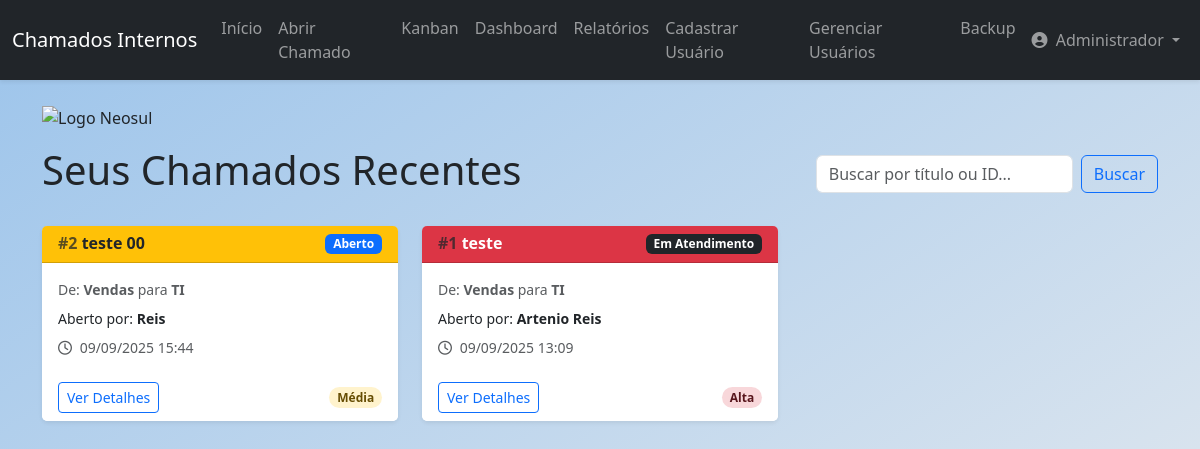
The page /home (signed in) on the database as committed earlier.
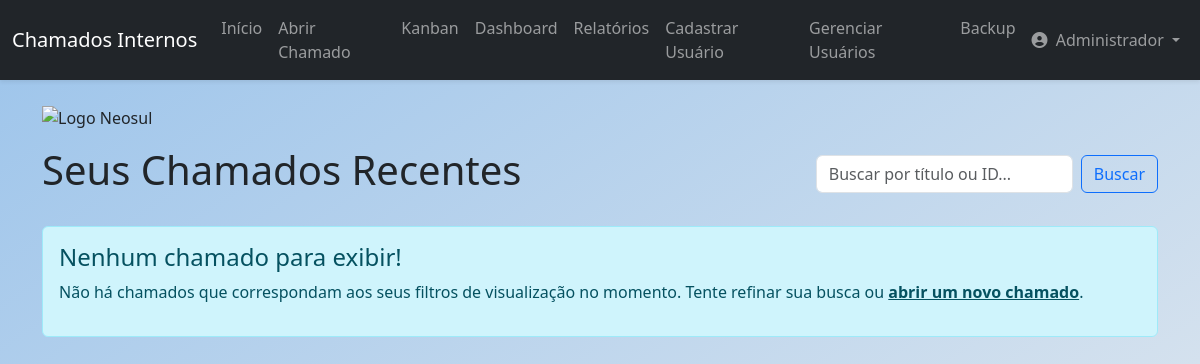
The same page on the database as committed later.
### app/models.py (models this page shows, shortened)
class Ticket(db.Model):
    id = db.Column(db.Integer, primary_key=True)
    title = db.Column(db.String(150), nullable=False)
    description = db.Column(db.Text, nullable=False)
    user_id = db.Column(db.Integer, db.ForeignKey('user.id'), nullable=False)
    origin_sector = db.Column(db.String(50), nullable=False)
    target_sector = db.Column(db.String(50), nullable=False)
    priority = db.Column(db.String(20), nullable=False, default='baixa')
    status = db.Column(db.String(20), nullable=False, default='Aberto')
    created_at = db.Column(db.DateTime, default=datetime.utcnow)
    updated_at = db.Column(db.DateTime, default=datetime.utcnow, onupdate=datetime.utcnow)
    closed_at = db.Column(db.DateTime, nullable=True, default=None)
    attachment_filename = db.Column(db.String(100), nullable=True)
    assigned_to = db.Column(db.Integer, db.ForeignKey('user.id'), nullable=True)
    comments = db.relationship('Comment', backref='ticket', lazy=True, cascade="all, delete-orphan")
    history = db.relationship('TicketHistory', backref='ticket', lazy=True, cascade="all, delete-orphan")

class User(db.Model, UserMixin):
    id = db.Column(db.Integer, primary_key=True)
    name = db.Column(db.String(100), nullable=False)
    email = db.Column(db.String(120), unique=True, nullable=False)
    sector = db.Column(db.String(50), nullable=False)
    password = db.Column(db.String(128), nullable=False)
    access_level = db.Column(db.String(20), nullable=False, default='colaborador')
    is_active = db.Column(db.Boolean, nullable=False, default=True)
    created_at = db.Column(db.DateTime, default=datetime.utcnow)
    tickets_created = db.relationship('Ticket', backref='author', lazy=True, foreign_keys='Ticket.user_id')
    tickets_assigned = db.relationship('Ticket', backref='assignee_user', lazy=True, foreign_keys='Ticket.assigned_to')
    comments = db.relationship('Comment', backref='comment_author', lazy=True)

### app/routes.py (the view)
@main.route('/')
@main.route('/home')
@login_required
def home():
    session.pop('last_check_time', None)
    query_param = request.args.get('q', '', type=str)
    if current_user.access_level == 'administrador':
        base_query = Ticket.query
    elif current_user.access_level == 'tecnico':
        base_query = Ticket.query.filter(or_(Ticket.target_sector == current_user.sector, Ticket.origin_sector == current_user.sector, Ticket.assigned_to == current_user.id))
    else:
        base_query = Ticket.query.filter_by(user_id=current_user.id)
    if query_param:
        search_term = f"%{query_param}%"
        base_query = base_query.filter(or_(Ticket.title.ilike(search_term), cast(Ticket.id, String).ilike(search_term)))
    else:
        base_query = base_query.filter(not_(Ticket.status.in_(['Resolvido', 'Fechado'])))
    tickets = base_query.order_by(Ticket.created_at.desc()).all()
    return render_template('index.html', title='Início', tickets=tickets)

### app/__init__.py (called while the page is built)
def format_datetime_local(value, format='%d/%m/%Y %H:%M'):
    if value is None:
        return ""
    utc_tz = pytz.utc
    local_tz = pytz.timezone('America/Sao_Paulo') # Você pode mudar para seu fuso horário
    utc_dt = utc_tz.localize(value)
    local_dt = utc_dt.astimezone(local_tz)
    return local_dt.strftime(format)

@login_manager.user_loader
def load_user(user_id):
    from app.models import User
    return User.query.get(int(user_id))

### app/templates/index.html (shortened to what this page needs)
{% extends "base.html" %}
{% block content %}
<div class="row mt-4">
    <div class="col-12 mb-3">
        <img src="https://neosul.com.br/clientes/1/img/logo.png" alt="Logo Neosul" style="max-width: 250px; height: auto;">
    </div>
</div>
    <div class="d-flex flex-wrap justify-content-between align-items-center mb-4 gap-3">
        <h1>Seus Chamados Recentes</h1>
        <form method="GET" action="{{ url_for('main.home') }}" class="d-flex" style="min-width: 300px;">
            <input class="form-control me-2" type="search" name="q" placeholder="Buscar por título ou ID..." value="{{ request.args.get('q', '') }}" aria-label="Buscar">
            <button class="btn btn-outline-primary" type="submit">Buscar</button>
        </form>
    </div>
    {% if tickets %}
        <div class="row">
            {% for ticket in tickets %}
                <div class="col-lg-4 col-md-6 mb-4">
                    {% include 'components/ticket_card.html' %}
                </div>
            {% endfor %}
        </div>
    {% else %}
        <div class="alert alert-info mt-4" role="alert">
            <h4 class="alert-heading">
                {% if request.args.get('q') %}
                    Nenhum resultado encontrado para "{{ request.args.get('q') }}"
                {% else %}
                    Nenhum chamado para exibir!
                {% endif %}
            </h4>
            <p>Não há chamados que correspondam aos seus filtros de visualização no momento. Tente refinar sua busca ou <a href="{{ url_for('main.create_ticket') }}" class="alert-link">abrir um novo chamado</a>.</p>
        </div>
    {% endif %}
{% endblock content %}

### app/templates/components/ticket_card.html (shortened to what this page needs)
<div class="card shadow-sm h-100">
    <div class="card-header d-flex justify-content-between align-items-center
        {% if ticket.priority == 'alta' %} bg-danger text-white
        {% elif ticket.priority == 'media' %} bg-warning text-dark
        {% else %} bg-light border-info
        {% endif %}">
        <h6 class="mb-0 fw-bold">
            <span class="text-muted">#{{ ticket.id }}</span> {{ ticket.title }}
        </h6>
        <span class="badge
            {% if ticket.status == 'Aberto' %} bg-primary
            {% elif ticket.status == 'Em Atendimento' %} bg-dark
            {% elif ticket.status == 'Resolvido' %} bg-success
            {% else %} bg-secondary
            {% endif %}">
            {{ ticket.status }}
        </span>
    </div>
    <div class="card-body">
        <p class="card-text text-muted small mb-2">
            De: <strong>{{ ticket.origin_sector }}</strong> para <strong>{{ ticket.target_sector }}</strong>
        </p>
        <p class="card-text small mb-2">
            Aberto por: <strong>{{ ticket.author.name }}</strong>
        </p>
        <p class="card-text small text-muted">
        <i class="far fa-clock me-1"></i> {{ ticket.created_at | localdatetime }}
        </p>
    </div>
    <div class="card-footer bg-white border-top-0 d-flex justify-content-between align-items-center">
        <a href="{{ url_for('main.view_ticket', ticket_id=ticket.id) }}" class="btn btn-sm btn-outline-primary">Ver Detalhes</a>
        {% if ticket.priority == 'alta' %}
            <span class="badge bg-danger-subtle text-danger-emphasis rounded-pill">Alta</span>
        {% elif ticket.priority == 'media' %}
            <span class="badge bg-warning-subtle text-warning-emphasis rounded-pill">Média</span>
        {% else %}
            <span class="badge bg-info-subtle text-info-emphasis rounded-pill">Baixa</span>
        {% endif %}
    </div>
</div>

Rows that differ between the two databases and show on the page:
removed Ticket: id "2", title "teste 00", status "Aberto", origin_sector "Vendas", target_sector "TI", author.name "Reis", created_at|localdatetime "09/09/2025 15:44", priority "Média"
no longer on this page (row edited): Ticket: id "1", title "teste", status "Em Atendimento", origin_sector "Vendas", target_sector "TI", author.name "Artenio Reis", created_at|localdatetime "09/09/2025 13:09", priority "Alta"
Other text that changed with them:
text now shown: "Nenhum chamado para exibir! Não há chamados que correspondam aos seus filtros de visualização no momento. Tente refinar sua busca ou abrir um novo chamado ."
